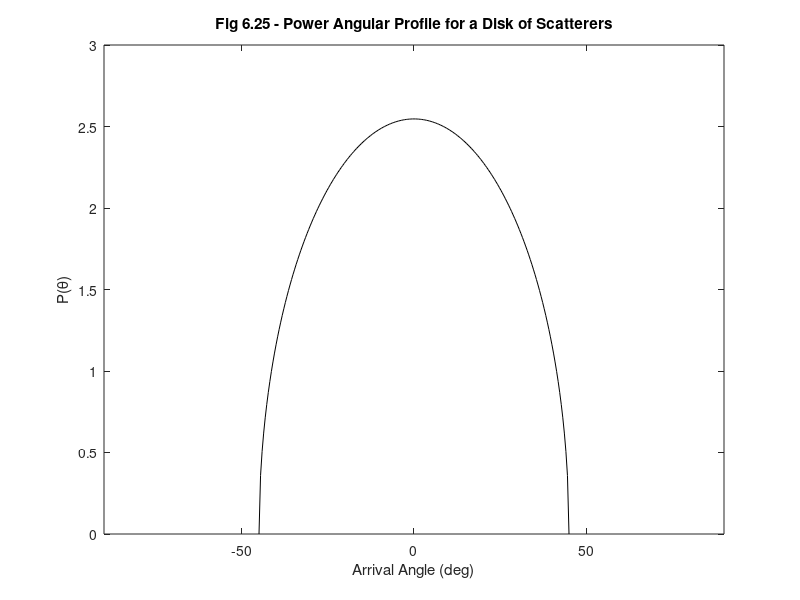

Recreate this plot in MATLAB.
%%%%%%%%%%%%%%%%%%%%%%%%%%%%%%%%%%%%%%%%%%%%%%%%%%%%%%%%%%%%%
%%                                                         %%
%% ******************************************************  %%
%% * Smart Antennas for Wireless Applications w/ Matlab *  %%
%% ******************************************************  %%
%%                                                         %%
%% Chapter 6: Fig 6.25                                     %%
%%                                                         %%
%% Author: Frank Gross                                     %%
%% McGraw-Hill, 2005                                       %%
%% Date:  9/30/2004                                        %%
%%                                                         %%
%% This code creates Fig 6.25, a plot of the power angular %%
%%     profile for a disk of scatterers.                   %%
%%%%%%%%%%%%%%%%%%%%%%%%%%%%%%%%%%%%%%%%%%%%%%%%%%%%%%%%%%%%%      

%%------------------- Define Variables:--------------------%%
% theta_max - maximum arrival angle                         %
% theta - angle (rad)                                       %
% Ptot - Total power in all angular paths                   %
% P - Power Angular Profile                                 %
%%---------------------------------------------------------%%

%%------------------ Given Values ------------------%%

theta_max = pi/4;   theta = -pi/4:pi/400:pi/4;

Ptot = pi;

%%--------- Determine Power Angular Profile ---------%%

P = 2*Ptot*sqrt(theta_max^2 - theta.^2)/(pi*theta_max^2);

%%------------------ Plot Results -------------------%%

plot(theta*180/pi,P,'k')

axis([-90 90 0 3])

title('\bfFig 6.25 - Power Angular Profile for a Disk of Scatterers')
xlabel('Arrival Angle (deg)')
ylabel('P(\theta)')
